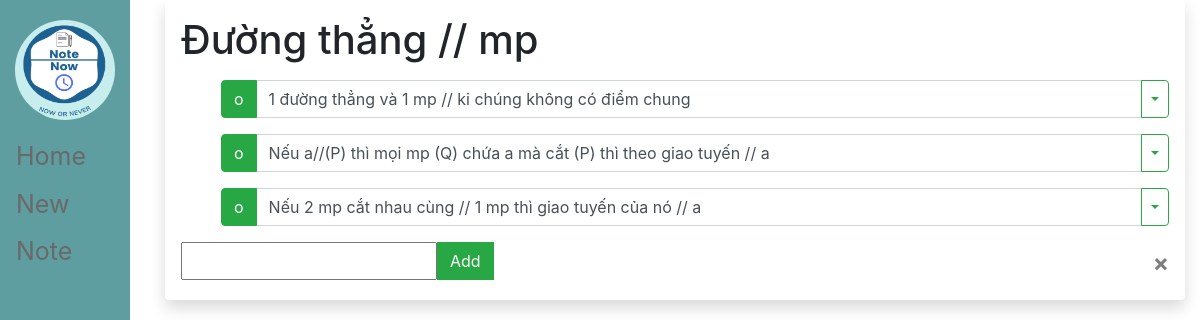
Screenshot of /23 with the database file from the repository.
### main/models.py (models this page shows, shortened)
class Note(models.Model):
    name=models.CharField(max_length=200)

class Item(models.Model):
    note=models.ForeignKey(Note,on_delete=models.CASCADE)
    text=models.CharField(max_length=300)

### main/views.py (the view, shortened to what this page needs)
# urls.py: path('<int:id>',views.index,name="index"),
def index(response,id):
    note=Note.objects.get(id=id)
    today = date.today()
    return render(response,"main/note.html",{"note":note })

### main/templates/main/note.html (shortened to what this page needs)
{% extends 'main/base.html' %}
{% block content %}
<form action="#" method="post" class="shadow p-3 mb-5 bg-gradient rounded  justify-content-between">
    <h1>{{note.name}}
    </h1>
        <ul> <p class="font-weight-light">
            {% for item in note.item_set.all %}
        <div class="input-group  mb-3 ">
            <div class="input-group-prepend">
                <button type="submit", name="update", value="update" class="btn btn-success">
                    o
                  </button>
            </div>
            <input type="text", name="o{{item.id}}", value="{{item.text}}" class="form-control">
            <div class="input-group-append">
            <button class="btn btn-light btn-outline-success dropdown-toggle dropdown-toggle-split" type="button" data-toggle="collapse" data-target="#o{{item.id}}" aria-expanded="false" aria-controls="o{{item.id}}" >
              </button>
        </div>
    </div>
            {% endfor %}</p>
        </ul>
        <div class="d-flex justify-content-between">
        <div class="input-group  mb-1 ">
        <div class="input-group-prepend">
        <input type="text", name="new">
        <button type="submit", name="newItem", value="newItem" class="btn btn-success">Add</button>
        </div>
        </div>
        <button type="submit", name="delete", value="delete" class="close" aria-label="Close">
            <span aria-hidden="true">&times;</span>
            </button>
        </div>
    </form>
{% endblock %}

### static/css/style.css (style rules this page uses)
body { font-style: normal; }

### main/templates/main/base.html (style rules this page uses)
body { font-style: normal; }

### rows the page displays
Note: name "Đường thẳng // mp"
Item: text "1 đường thẳng và 1 mp // ki chúng không có điểm chung"
Item: text "Nếu a//(P) thì mọi mp (Q) chứa a mà cắt (P) thì theo giao tuyến // a"
Item: text "Nếu 2 mp cắt nhau cùng // 1 mp thì giao tuyến của nó // a"
